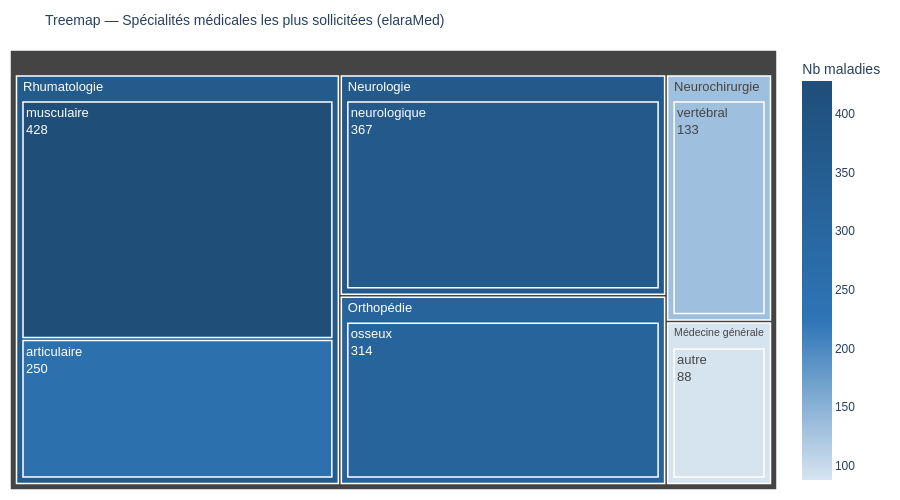

The code cell stored with this chart in its notebook:
### Code cell
# Treemap interactif (Plotly) — spécialités médicales les plus sollicitées
# La taille de chaque case est proportionnelle au nombre de maladies orientées vers cette spécialité
if 'medical_specialty' in df.columns:
    spec_cat = df.groupby(['medical_specialty', 'anatomical_category']).size().reset_index(name='count')
    spec_cat['total'] = spec_cat.groupby('medical_specialty')['count'].transform('sum')

    fig = px.treemap(
        spec_cat,
        path=['medical_specialty', 'anatomical_category'],
        values='count',
        color='count',
        color_continuous_scale=[
            [0.0,  '#D6E4F0'],
            [0.4,  '#2E75B6'],
            [1.0,  '#1F4E79']
        ],
        title='Treemap — Spécialités médicales les plus sollicitées (elaraMed)',
        hover_data={'count': True}
    )
    fig.update_traces(
        textinfo='label+value',
        textfont_size=13,
        marker_line_width=1.5,
        marker_line_color='white'
    )
    fig.update_layout(
        font_family='Arial',
        title_font_size=14,
        height=500,
        margin=dict(t=50, l=10, r=10, b=10),
        coloraxis_colorbar_title='Nb maladies'
    )
    fig.show()

### Figure 1 — Plotly figure (JSON) as saved in the notebook; plotly's stock layout.template omitted (floating-point values rounded to 4 significant figures)
{"data": [{"branchvalues": "total", "customdata": [[88.0], [133.0], [367.0], [314.0], [250.0], [428.0], [88.0], [133.0], [367.0], [314.0], [362.4]], "domain": {"x": [0, 1], "y": [0, 1]}, "hovertemplate": "labels=%{label}<br>count_sum=%{value}<br>parent=%{parent}<br>id=%{id}<br>count=%{color}<extra></extra>", "ids": ["Médecine générale/autre", "Neurochirurgie/vertébral", "Neurologie/neurologique", "Orthopédie/osseux", "Rhumatologie/articulaire", "Rhumatologie/musculaire", "Médecine générale", "Neurochirurgie", "Neurologie", "Orthopédie", "Rhumatologie"], "labels": ["autre", "vertébral", "neurologique", "osseux", "articulaire", "musculaire", "Médecine générale", "Neurochirurgie", "Neurologie", "Orthopédie", "Rhumatologie"], "marker": {"coloraxis": "coloraxis", "colors": [88.0, 133.0, 367.0, 314.0, 250.0, 428.0, 88.0, 133.0, 367.0, 314.0, 362.4], "line": {"color": "white", "width": 1.5}}, "name": "", "parents": ["Médecine générale", "Neurochirurgie", "Neurologie", "Orthopédie", "Rhumatologie", "Rhumatologie", "", "", "", "", ""], "textfont": {"size": 13}, "textinfo": "label+value", "type": "treemap", "values": [88.0, 133.0, 367.0, 314.0, 250.0, 428.0, 88.0, 133.0, 367.0, 314.0, 678.0]}], "layout": {"coloraxis": {"autocolorscale": false, "colorbar": {"title": {"text": "Nb maladies"}}, "colorscale": [[0, "#D6E4F0"], [0.4, "#2E75B6"], [1, "#1F4E79"]]}, "font": {"family": "Arial"}, "height": 500, "legend": {"tracegroupgap": 0}, "margin": {"b": 10, "l": 10, "r": 10, "t": 50}, "title": {"font": {"size": 14}, "text": "Treemap — Spécialités médicales les plus sollicitées (elaraMed)"}}}
